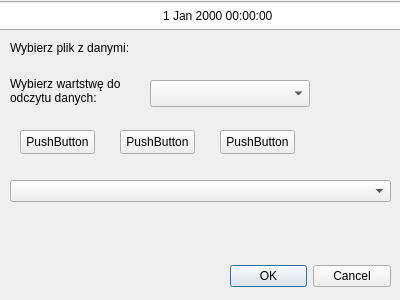
<?xml version="1.0" encoding="UTF-8"?>
<ui version="4.0">
 <class>Dialog</class>
 <widget class="QDialog" name="Dialog">
  <property name="geometry">
   <rect>
    <x>0</x>
    <y>0</y>
    <width>400</width>
    <height>300</height>
   </rect>
  </property>
  <property name="windowTitle">
   <string>Dialog</string>
  </property>
  <property name="autoFillBackground">
   <bool>false</bool>
  </property>
  <widget class="QgsMapLayerComboBox" name="mMapLayerComboBox_layers">
   <property name="geometry">
    <rect>
     <x>150</x>
     <y>80</y>
     <width>160</width>
     <height>27</height>
    </rect>
   </property>
  </widget>
  <widget class="QPushButton" name="pushButton_1">
   <property name="geometry">
    <rect>
     <x>20</x>
     <y>130</y>
     <width>75</width>
     <height>24</height>
    </rect>
   </property>
   <property name="text">
    <string>PushButton</string>
   </property>
  </widget>
  <widget class="QPushButton" name="pushButton_2">
   <property name="geometry">
    <rect>
     <x>120</x>
     <y>130</y>
     <width>75</width>
     <height>24</height>
    </rect>
   </property>
   <property name="text">
    <string>PushButton</string>
   </property>
  </widget>
  <widget class="QPushButton" name="pushButton_3">
   <property name="geometry">
    <rect>
     <x>220</x>
     <y>130</y>
     <width>75</width>
     <height>24</height>
    </rect>
   </property>
   <property name="text">
    <string>PushButton</string>
   </property>
  </widget>
  <widget class="QLabel" name="label_1">
   <property name="geometry">
    <rect>
     <x>10</x>
     <y>40</y>
     <width>131</width>
     <height>16</height>
    </rect>
   </property>
   <property name="text">
    <string>Wybierz plik z danymi:</string>
   </property>
  </widget>
  <widget class="QLabel" name="label_score">
   <property name="geometry">
    <rect>
     <x>20</x>
     <y>260</y>
     <width>141</width>
     <height>31</height>
    </rect>
   </property>
   <property name="text">
    <string/>
   </property>
  </widget>
  <widget class="QLabel" name="label_description">
   <property name="geometry">
    <rect>
     <x>10</x>
     <y>210</y>
     <width>251</width>
     <height>51</height>
    </rect>
   </property>
   <property name="text">
    <string/>
   </property>
   <property name="alignment">
    <set>Qt::AlignLeading|Qt::AlignLeft|Qt::AlignTop</set>
   </property>
   <property name="wordWrap">
    <bool>true</bool>
   </property>
  </widget>
  <widget class="QDialogButtonBox" name="button_box_cancel">
   <property name="geometry">
    <rect>
     <x>230</x>
     <y>260</y>
     <width>161</width>
     <height>32</height>
    </rect>
   </property>
   <property name="orientation">
    <enum>Qt::Horizontal</enum>
   </property>
   <property name="standardButtons">
    <set>QDialogButtonBox::Cancel|QDialogButtonBox::Ok</set>
   </property>
  </widget>
  <widget class="QgsDateTimeEdit" name="mDateTimeEdit">
   <property name="geometry">
    <rect>
     <x>-10</x>
     <y>0</y>
     <width>471</width>
     <height>31</height>
    </rect>
   </property>
   <property name="autoFillBackground">
    <bool>true</bool>
   </property>
   <property name="alignment">
    <set>Qt::AlignCenter</set>
   </property>
  </widget>
  <widget class="QgsFileWidget" name="mQgsFileWidget_file">
   <property name="geometry">
    <rect>
     <x>150</x>
     <y>40</y>
     <width>141</width>
     <height>27</height>
    </rect>
   </property>
  </widget>
  <widget class="QLabel" name="label_2">
   <property name="geometry">
    <rect>
     <x>10</x>
     <y>70</y>
     <width>151</width>
     <height>41</height>
    </rect>
   </property>
   <property name="cursor">
    <cursorShape>CrossCursor</cursorShape>
   </property>
   <property name="acceptDrops">
    <bool>false</bool>
   </property>
   <property name="text">
    <string>Wybierz wartstwę do odczytu danych:</string>
   </property>
   <property name="wordWrap">
    <bool>true</bool>
   </property>
  </widget>
  <widget class="QComboBox" name="comboBox">
   <property name="geometry">
    <rect>
     <x>10</x>
     <y>180</y>
     <width>381</width>
     <height>22</height>
    </rect>
   </property>
  </widget>
 </widget>
 <customwidgets>
  <customwidget>
   <class>QgsDateTimeEdit</class>
   <extends>QDateTimeEdit</extends>
   <header>qgsdatetimeedit.h</header>
  </customwidget>
  <customwidget>
   <class>QgsFileWidget</class>
   <extends>QWidget</extends>
   <header>qgsfilewidget.h</header>
  </customwidget>
  <customwidget>
   <class>QgsMapLayerComboBox</class>
   <extends>QComboBox</extends>
   <header>qgsmaplayercombobox.h</header>
  </customwidget>
 </customwidgets>
 <resources/>
 <connections/>
</ui>
